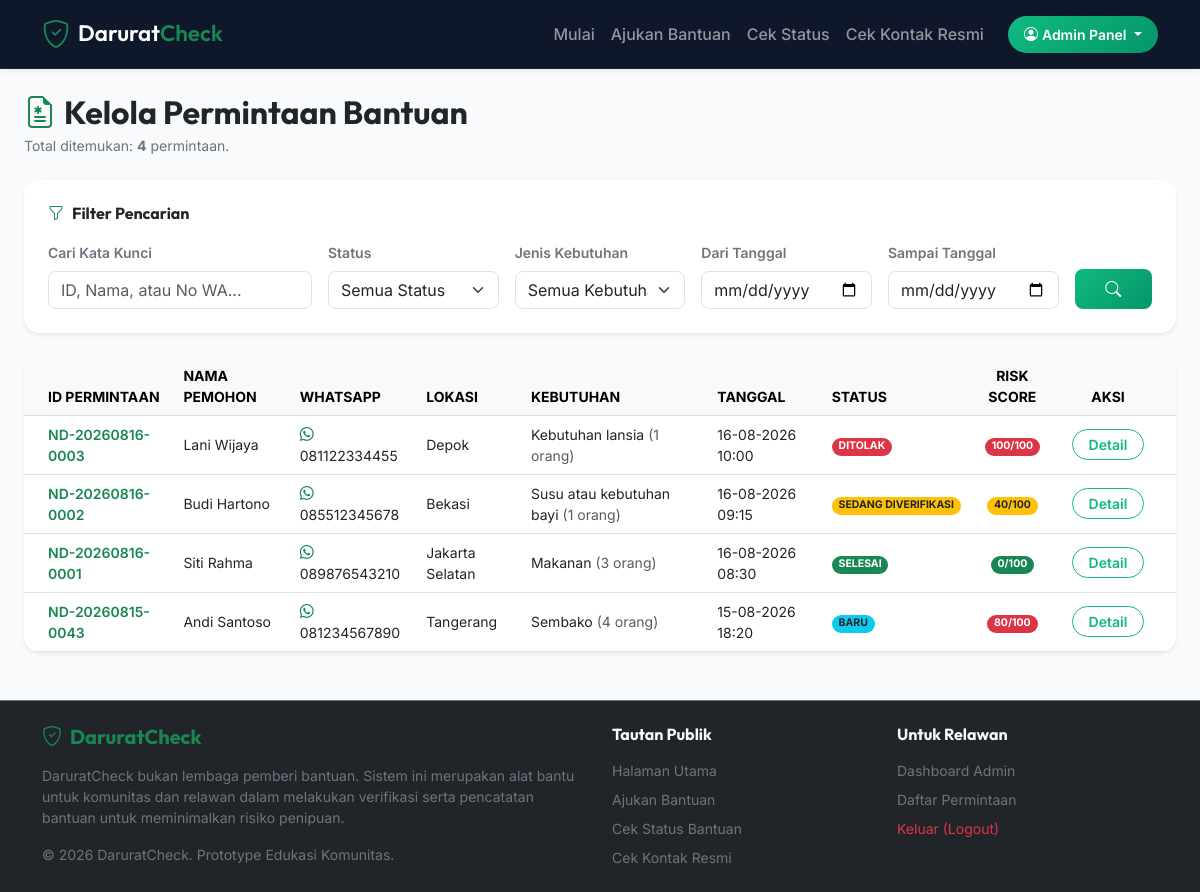
The app's page /admin/requests.php (signed in) with its own data.
### tables this page shows
CREATE TABLE IF NOT EXISTS `requests` (
  `id` INT AUTO_INCREMENT PRIMARY KEY,
  `request_code` VARCHAR(20) NOT NULL UNIQUE,
  `user_id` INT NOT NULL,
  `need_type` ENUM('Makanan', 'Sembako', 'Susu atau kebutuhan bayi', 'Kebutuhan lansia', 'Kebutuhan kesehatan', 'Kebutuhan pendidikan', 'Lainnya') NOT NULL,
  `description` TEXT NOT NULL,
  `people_count` INT NOT NULL DEFAULT 1,
  `supporting_document` VARCHAR(255) DEFAULT NULL,
  `status` ENUM('BARU', 'SEDANG DIVERIFIKASI', 'TERVERIFIKASI', 'DISETUJUI', 'BANTUAN DISALURKAN', 'SELESAI', 'DITOLAK') NOT NULL DEFAULT 'BARU',
  `risk_score` INT NOT NULL DEFAULT 0,
  
   
  `safe_new_wa` TINYINT(1) NOT NULL DEFAULT 0,
  `safe_consistent_location` TINYINT(1) NOT NULL DEFAULT 0,
  `safe_comm_verified` TINYINT(1) NOT NULL DEFAULT 0,
  `safe_valid_evidence` TINYINT(1) NOT NULL DEFAULT 0,
  `safe_no_suspicious_hist` TINYINT(1) NOT NULL DEFAULT 0,
  
   
  `risk_multi_request` TINYINT(1) NOT NULL DEFAULT 0,
  `risk_data_changes` TINYINT(1) NOT NULL DEFAULT 0,
  `risk_inconsistent_location` TINYINT(1) NOT NULL DEFAULT 0,
  `risk_refuse_verification` TINYINT(1) NOT NULL DEFAULT 0,
  `risk_repeated_pattern` TINYINT(1) NOT NULL DEFAULT 0,
  
  `created_at` TIMESTAMP DEFAULT CURRENT_TIMESTAMP,
  `updated_at` TIMESTAMP DEFAULT CURRENT_TIMESTAMP ON UPDATE CURRENT_TIMESTAMP,
  FOREIGN KEY (`user_id`) REFERENCES `users` (`id`) ON DELETE CASCADE
);

CREATE TABLE IF NOT EXISTS `users` (
  `id` INT AUTO_INCREMENT PRIMARY KEY,
  `whatsapp` VARCHAR(20) NOT NULL UNIQUE,
  `name` VARCHAR(100) NOT NULL,
  `location` VARCHAR(100) NOT NULL,
  `created_at` TIMESTAMP DEFAULT CURRENT_TIMESTAMP
);

### includes/functions.php (called while the page is built, shortened)
<?php
function sanitize($data) {
    return htmlspecialchars(trim($data), ENT_QUOTES, 'UTF-8');
}
function calculate_risk_score($request) {
    $base_risk = 100;
    $safe_new_wa = intval($request['safe_new_wa'] ?? 0);
    $safe_consistent_location = intval($request['safe_consistent_location'] ?? 0);
    $safe_comm_verified = intval($request['safe_comm_verified'] ?? 0);
    $safe_valid_evidence = intval($request['safe_valid_evidence'] ?? 0);
    $safe_no_suspicious_hist = intval($request['safe_no_suspicious_hist'] ?? 0);
    $risk_multi_request = intval($request['risk_multi_request'] ?? 0);
    $risk_data_changes = intval($request['risk_data_changes'] ?? 0);
    $risk_inconsistent_location = intval($request['risk_inconsistent_location'] ?? 0);
    $risk_refuse_verification = intval($request['risk_refuse_verification'] ?? 0);
    $risk_repeated_pattern = intval($request['risk_repeated_pattern'] ?? 0);
    $safety_score = ($safe_new_wa + $safe_consistent_location + $safe_comm_verified + $safe_valid_evidence + $safe_no_suspicious_hist) * 20;
    $risk_score_add = ($risk_multi_request + $risk_data_changes + $risk_inconsistent_location + $risk_refuse_verification + $risk_repeated_pattern) * 20;
    $final_score = $base_risk - $safety_score + $risk_score_add;
    $final_score = max(0, min(100, $final_score));
    if ($final_score <= 30) {
        $category = 'Rendah';
    } elseif ($final_score <= 70) {
        $category = 'Sedang';
    } else {
        $category = 'Tinggi';
    }
    $reasons = [];
    if ($safe_new_wa) $reasons[] = ["type" => "safe", "text" => "WhatsApp tidak memiliki catatan bermasalah (-20%)"];
    if ($safe_consistent_location) $reasons[] = ["type" => "safe", "text" => "Lokasi pemohon terverifikasi konsisten (-20%)"];
    if ($safe_comm_verified) $reasons[] = ["type" => "safe", "text" => "Komunikasi dua arah berhasil dan kooperatif (-20%)"];
    if ($safe_valid_evidence) $reasons[] = ["type" => "safe", "text" => "Bukti foto/dokumen kebutuhan valid (-20%)"];
    if ($safe_no_suspicious_hist) $reasons[] = ["type" => "safe", "text" => "Tidak ditemukan riwayat pengajuan mencurigakan (-20%)"];
    if ($risk_inconsistent_location) $reasons[] = ["type" => "risk", "text" => "Informasi lokasi pengajuan tidak konsisten (+20%)"];
    if ($risk_refuse_verification) $reasons[] = ["type" => "risk", "text" => "Pemohon menolak/menghindari proses verifikasi (+20%)"];
    if ($risk_repeated_pattern) $reasons[] = ["type" => "risk", "text" => "Ditemukan pola pengajuan berulang atau terindikasi spam (+20%)"];
    return [
        'score' => $final_score,
        'category' => $category,
        'reasons' => $reasons
    ];
}
function get_status_badge($status) {
    switch ($status) {
        case 'BARU':
            return 'bg-info text-dark';
        case 'SEDANG DIVERIFIKASI':
            return 'bg-warning text-dark';
        case 'SELESAI':
            return 'bg-success';
        case 'DITOLAK':
            return 'bg-danger';
    }
}
function get_risk_badge($category) {
    switch ($category) {
        case 'Rendah':
            return 'bg-success';
        case 'Sedang':
            return 'bg-warning text-dark';
        case 'Tinggi':
            return 'bg-danger';
    }
}
?>

### admin/requests.php (the view, shortened to what this page needs)
<?php
require_once '../config/database.php';
require_once '../includes/functions.php';
$search = sanitize($_GET['search'] ?? '');
$date_from = sanitize($_GET['date_from'] ?? '');
$date_to = sanitize($_GET['date_to'] ?? '');
$limit = 10;
$page = isset($_GET['page']) ? max(1, intval($_GET['page'])) : 1;
$offset = ($page - 1) * $limit;
$where = ["1=1"];
$params = [];
$where_clause = implode(' AND ', $where);
try {
    $sqlCount = "SELECT COUNT(*) FROM requests r JOIN users u ON r.user_id = u.id WHERE $where_clause";
    $stmtCount = $pdo->prepare($sqlCount);
    $stmtCount->execute($params);
    $total_records = $stmtCount->fetchColumn();
    $sqlFetch = "SELECT r.*, u.name, u.location, u.whatsapp
                 FROM requests r
                 JOIN users u ON r.user_id = u.id
                 WHERE $where_clause
                 ORDER BY r.created_at DESC
                 LIMIT $limit OFFSET $offset";
    $stmtFetch = $pdo->prepare($sqlFetch);
    $stmtFetch->execute($params);
    $requests = $stmtFetch->fetchAll();
} catch (\PDOException $e) {
    die("Gagal mengambil data permintaan: " . $e->getMessage());
}
require_once '../includes/header.php';
?>
<div class="container-fluid px-md-4">
    <div class="d-flex justify-content-between align-items-center flex-wrap g-3 mb-4">
        <div>
            <h2 class="fw-bold text-dark mb-1"><i class="bi bi-file-earmark-medical text-success me-2"></i>Kelola Permintaan Bantuan</h2>
            <p class="text-secondary small mb-0">Total ditemukan: <strong><?php echo $total_records; ?></strong> permintaan.</p>
        </div>
    </div>
    <div class="card border-0 shadow-sm rounded-4 mb-4">
        <div class="card-body p-4">
            <h6 class="fw-bold mb-3"><i class="bi bi-funnel text-success me-2"></i>Filter Pencarian</h6>
            <form action="requests.php" method="GET">
                <div class="row g-3">
                    <div class="col-md-3">
                        <label class="form-label small fw-semibold text-secondary">Cari Kata Kunci</label>
                        <input type="text" class="form-control rounded-3" name="search" placeholder="ID, Nama, atau No WA..." value="<?php echo htmlspecialchars($search); ?>">
                    </div>
                    <div class="col-md-2">
                        <label class="form-label small fw-semibold text-secondary">Status</label>
                        <select class="form-select rounded-3" name="status">
                            <option value="">Semua Status</option>
                        </select>
                    </div>
                    <div class="col-md-2">
                        <label class="form-label small fw-semibold text-secondary">Jenis Kebutuhan</label>
                        <select class="form-select rounded-3" name="need_type">
                            <option value="">Semua Kebutuhan</option>
                        </select>
                    </div>
                    <div class="col-md-2 col-6">
                        <label class="form-label small fw-semibold text-secondary">Dari Tanggal</label>
                        <input type="date" class="form-control rounded-3" name="date_from" value="<?php echo htmlspecialchars($date_from); ?>">
                    </div>
                    <div class="col-md-2 col-6">
                        <label class="form-label small fw-semibold text-secondary">Sampai Tanggal</label>
                        <input type="date" class="form-control rounded-3" name="date_to" value="<?php echo htmlspecialchars($date_to); ?>">
                    </div>
                    <div class="col-md-1 d-flex align-items-end">
                        <button type="submit" class="btn btn-success w-100 rounded-3 py-2">
                            <i class="bi bi-search"></i>
                        </button>
                    </div>
                </div>
            </form>
        </div>
    </div>
    <div class="card border-0 shadow-sm rounded-4 overflow-hidden mb-4">
        <div class="card-body p-0">
            <div class="table-responsive">
                <table class="table table-hover align-middle mb-0">
                    <thead class="table-light text-secondary small">
                        <tr>
                            <th class="ps-4">ID PERMINTAAN</th>
                            <th>NAMA PEMOHON</th>
                            <th>WHATSAPP</th>
                            <th>LOKASI</th>
                            <th>KEBUTUHAN</th>
                            <th>TANGGAL</th>
                            <th>STATUS</th>
                            <th class="text-center">RISK SCORE</th>
                            <th class="text-center pe-4" style="width: 120px;">AKSI</th>
                        </tr>
                    </thead>
                    <tbody class="small">
                        <?php if (empty($requests)): ?>
                            <tr>
                                <td colspan="9" class="text-center py-5 text-secondary">Tidak menemukan data permintaan bantuan yang cocok.</td>
                            </tr>
                        <?php else: ?>
                            <?php foreach ($requests as $req):
                                $risk_info = calculate_risk_score($req);
                            ?>
                                <tr>
                                    <td class="ps-4 fw-semibold text-success"><?php echo htmlspecialchars($req['request_code']); ?></td>
                                    <td><?php echo htmlspecialchars($req['name']); ?></td>
                                    <td>
                                        <a href="https://wa.me/<?php echo htmlspecialchars($req['whatsapp']); ?>" target="_blank" class="text-decoration-none text-dark">
                                            <i class="bi bi-whatsapp text-success me-1"></i><?php echo htmlspecialchars($req['whatsapp']); ?>
                                        </a>
                                    </td>
                                    <td><?php echo htmlspecialchars($req['location']); ?></td>
                                    <td><?php echo htmlspecialchars($req['need_type']); ?> <span class="text-muted">(<?php echo intval($req['people_count']); ?> orang)</span></td>
                                    <td><?php echo date('d-m-Y H:i', strtotime($req['created_at'])); ?></td>
                                    <td>
                                        <span class="badge <?php echo get_status_badge($req['status']); ?> px-2.5 py-1.5 rounded-pill text-uppercase">
                                            <?php echo htmlspecialchars($req['status']); ?>
                                        </span>
                                    </td>
                                    <td class="text-center">
                                        <span class="badge <?php echo get_risk_badge($risk_info['category']); ?> px-2.5 py-1.5 rounded-pill">
                                            <?php echo $risk_info['score']; ?>/100
                                        </span>
                                    </td>
                                    <td class="text-center pe-4">
                                        <a href="request-detail.php?id=<?php echo urlencode($req['request_code']); ?>" class="btn btn-outline-success btn-sm rounded-pill px-3">
                                            Detail
                                        </a>
                                    </td>
                                </tr>
                            <?php endforeach; ?>
                        <?php endif; ?>
                    </tbody>
                </table>
            </div>
        </div>
    </div>
</div>
<?php
require_once '../includes/footer.php';
?>

### assets/css/styles.css (style rules this page uses)
:root { --primary-font: 'Inter', sans-serif; --heading-font: 'Outfit', sans-serif; --bg-main: #f8fafc; --card-bg: #ffffff; --text-primary: #0f172a; --text-secondary: #475569; --accent-success: #10b981; --accent-success-hover: #059669; --accent-warning: #f59e0b; --accent-danger: #ef4444; --accent-primary: #3b82f6; --gradient-hero: linear-gradient(135deg, #0f172a 0%, #1e293b 100%); --gradient-success: linear-gradient(135deg, #10b981 0%, #059669 100%); --gradient-card-glass: rgba(255, 255, 255, 0.7); --shadow-sm: 0 1px 3px 0 rgba(0, 0, 0, 0.1), 0 1px 2px -1px rgba(0, 0, 0, 0.1); --shadow-md: 0 4px 6px -1px rgba(0, 0, 0, 0.1), 0 2px 4px -2px rgba(0, 0, 0, 0.1); --shadow-lg: 0 10px 15px -3px rgba(0, 0, 0, 0.1), 0 4px 6px -4px rgba(0, 0, 0, 0.1); }
body { background-color: var(--bg-main); color: var(--text-primary); font-family: var(--primary-font); display: flex; flex-direction: column; min-height: 100vh; }
h1, h2, h3, h4, h5, h6, .brand-text { font-family: var(--heading-font); font-weight: 600; }
.btn-success { background: var(--gradient-success); border: none; font-weight: 600; transition: all 0.2s ease-in-out; }
.btn-outline-success { border-color: var(--accent-success); color: var(--accent-success); font-weight: 600; }

### records on screen
requests: request_code "ND-20260816-0003", user.name "Lani Wijaya", user.whatsapp "081122334455", user.location "Depok", need_type "Kebutuhan lansia", people_count "1", created_at "16-08-2026 10:00", status "DITOLAK", score "100"
requests: request_code "ND-20260816-0002", user.name "Budi Hartono", user.whatsapp "085512345678", user.location "Bekasi", need_type "Susu atau kebutuhan bayi", people_count "1", created_at "16-08-2026 09:15", status "SEDANG DIVERIFIKASI", score "40"
requests: request_code "ND-20260816-0001", user.name "Siti Rahma", user.whatsapp "089876543210", user.location "Jakarta Selatan", need_type "Makanan", people_count "3", created_at "16-08-2026 08:30", status "SELESAI", score "0"
requests: request_code "ND-20260815-0043", user.name "Andi Santoso", user.whatsapp "081234567890", user.location "Tangerang", need_type "Sembako", people_count "4", created_at "15-08-2026 18:20", status "BARU", score "80"

### other values on screen
$total_records "4"
